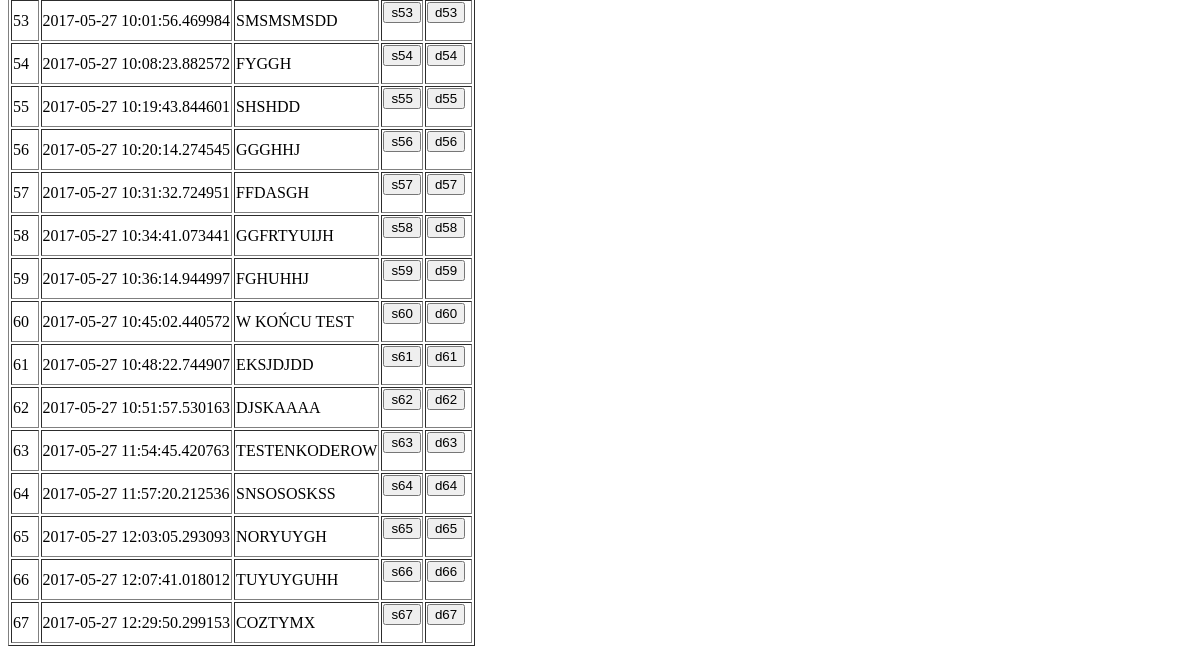
Page /database (signed in, lower part) on the earlier database version.
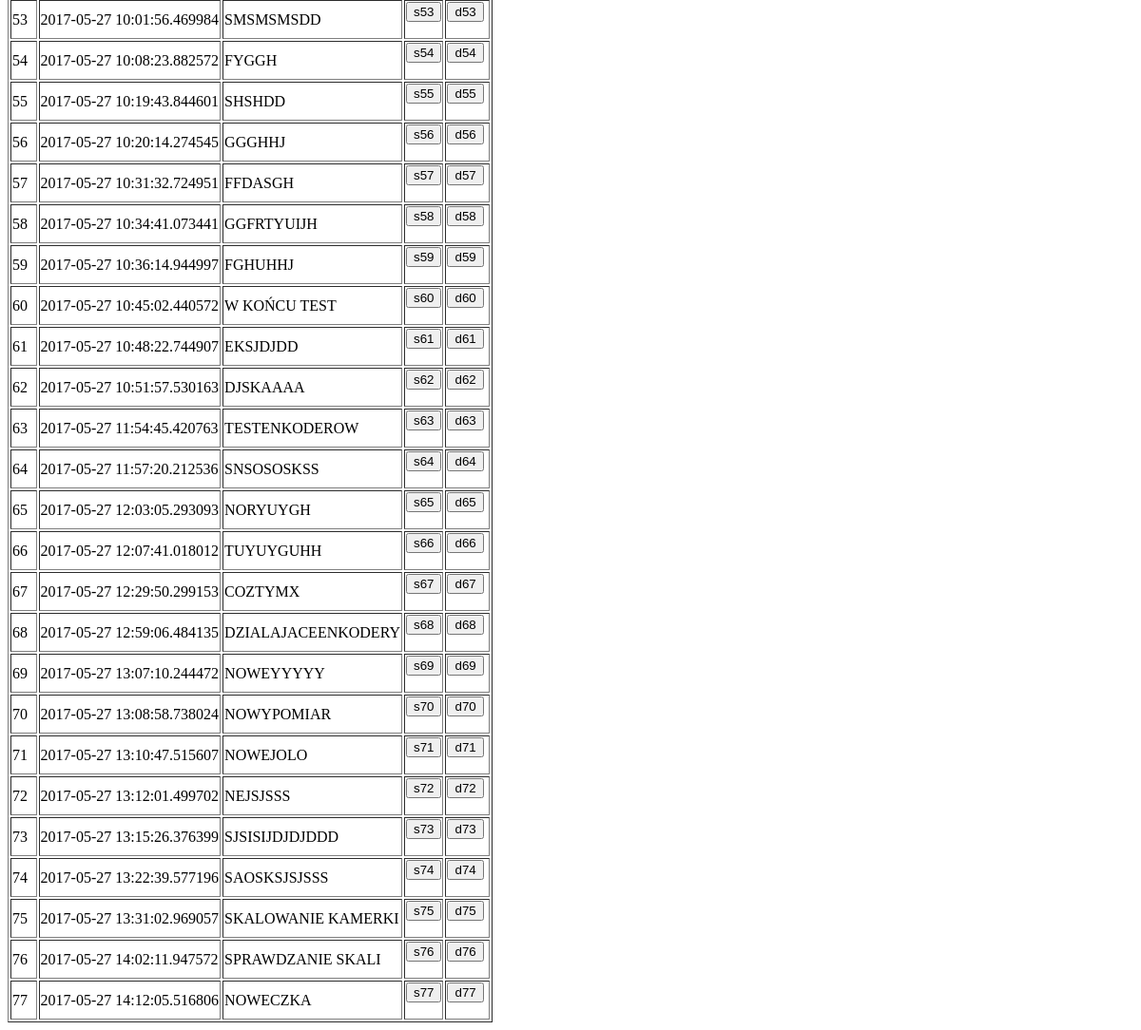
Same page on the later database version.
### app/models.py (models this page shows, shortened)
class Measure(db.Model):
    id = db.Column(db.Integer, primary_key = True)
    title = db.Column(db.String(140))
    timestamp = db.Column(db.DateTime)
    minVal = db.Column(db.Integer)
    maxVal = db.Column(db.Integer)
    scale = db.Column(db.Integer)
    active = db.Column(db.Boolean)
    user_id = db.Column(db.Integer, db.ForeignKey('user.id'))
    photos = db.relationship('Photo', backref='title', lazy='dynamic')

### app/views.py (the view)
@app.route('/database', methods=['GET'])
@login_required
def database():
    users = models.User.query.all()
    user = g.user
    measures = user.measures.all() #models.Measure.query.all()
    db.session.commit()
    return render_template("database.html",
                           title='database',
                           users=users,
                           measures=measures)

### app/models.py (called while the page is built)
    @property
    def is_authenticated(self):
        return True

### app/views.py (called while the page is built)
@lm.user_loader
def load_user(id):
    return User.query.get(int(id))

@app.before_request
def before_request():
    g.user = current_user

### app/templates/database.html (shortened to what this page needs)
{% extends "base.html" %}
{% block content %}
	<table border="1">
		<tbody>
			{% for m in measures %}
				<tr>
					<td> {{ m.id }}		</td>
					<td> {{ m.timestamp }}	</td>
					<td> {{ m.title }}	</td>
					<td>
					<form action="" method="post">
						<input type="submit" name="submit" value=s{{m.id}}>
					</form>
					</td>
					<td>
					<form action="" method="post">
						<input type="submit" name="submit" value=d{{m.id}}>
					</form>
					</td>
				</tr>
			{% endfor %}
		</tbody>
	</table>
{% endblock %}

### app/templates/base.html (shortened to what this page needs)
<html>
  <head>
  </head>
  <body>
    {% block content %}{% endblock %}
  </body>
</html>

Differences in the rows shown:
added Measure: id "68", timestamp "2017-05-27 12:59:06.484135", title "DZIALAJACEENKODERY", submit "s68", submit "d68"
added Measure: id "69", timestamp "2017-05-27 13:07:10.244472", title "NOWEYYYYY", submit "s69", submit "d69"
added Measure: id "70", timestamp "2017-05-27 13:08:58.738024", title "NOWYPOMIAR", submit "s70", submit "d70"
added Measure: id "71", timestamp "2017-05-27 13:10:47.515607", title "NOWEJOLO", submit "s71", submit "d71"
added Measure: id "72", timestamp "2017-05-27 13:12:01.499702", title "NEJSJSSS", submit "s72", submit "d72"
added Measure: id "73", timestamp "2017-05-27 13:15:26.376399", title "SJSISIJDJDJDDD", submit "s73", submit "d73"
added Measure: id "74", timestamp "2017-05-27 13:22:39.577196", title "SAOSKSJSJSSS", submit "s74", submit "d74"
added Measure: id "75", timestamp "2017-05-27 13:31:02.969057", title "SKALOWANIE KAMERKI", submit "s75", submit "d75"
added Measure: id "76", timestamp "2017-05-27 14:02:11.947572", title "SPRAWDZANIE SKALI", submit "s76", submit "d76"
added Measure: id "77", timestamp "2017-05-27 14:12:05.516806", title "NOWECZKA", submit "s77", submit "d77"
